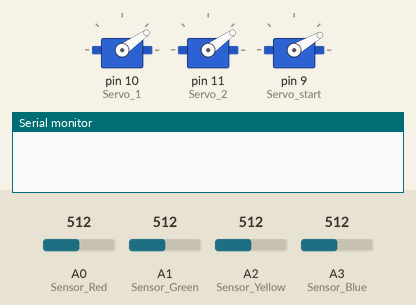
The sketch below on a simulated Arduino Uno, built with avr-gcc and run on an emulated ATmega328P. Shown: 3 × servo, the last lines printed to the serial monitor. The inputs (shaded band) are chosen by the test bench; at power-on: A0 (Sensor_Red) = 512, A1 (Sensor_Green) = 512, A2 (Sensor_Yellow) = 512, A3 (Sensor_Blue) = 512. At 9.7 s the program stops and its outputs stay as they are.

Above: at 1.3 s.
1.4 s: A0 (Sensor_Red) set to 546
At 3.17 s:
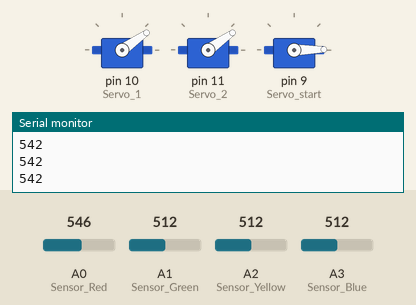
5.4 s: A0 (Sensor_Red) set to 575
At 9.06 s:
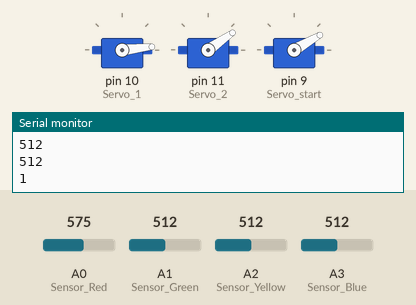
Timing chart, 0 to 11.1 s (numbered marks = the images above; inputs shaded):
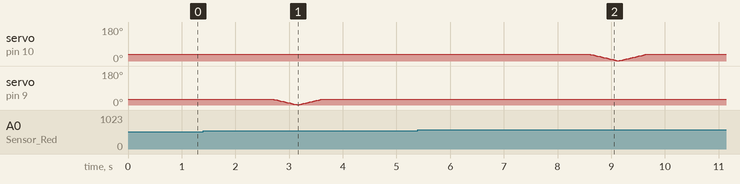

Measured:
- the behaviour switches between 562 and 563 on A0 (Sensor_Red) (found by bisection; images 1 and 2)

The sketch:

Press_Three_Attempt_Nic.ino
```cpp
#include <Servo.h>

Servo Servo_1;
Servo Servo_2;
Servo Servo_start;
int pos_1 = 0;
int pos_2 = 0;
int pos_start = 0;
int Press = 0;


const int Sensor_Red = 0;    //analog pin assignments
const int Sensor_Green = 1;
const int Sensor_Yellow = 2;
const int Sensor_Blue = 3;

int redsensor = 0;
int bluesensor = 0;
int greensensor = 0;
int yellowsensor = 0;

int Brightness_Red = 0;
int Brightness_Green = 0;
int Brightness_Yellow = 0;
int Brightness_Blue = 0;


int Red_Setpoint = 0;
int Green_Setpoint = 0;
int Yellow_Setpoint = 0;
int Blue_Setpoint = 0;


void setup()
{
  Serial.begin(9600);

  pinMode(Sensor_Red, INPUT);
  pinMode(Sensor_Green, INPUT);
  pinMode(Sensor_Yellow, INPUT);
  pinMode(Sensor_Blue, INPUT);

  Servo_1.attach(10);            //PWM pin assignments
  Servo_2.attach(11);
  Servo_start.attach(9);

  Servo_1.write(35);              //Servo Starting Angles
  Servo_2.write(35);
  Servo_start.write(30);
}

void loop()
{

  //Call the ReadSensors function and assign the averaged values to their correpsonding color to act as the setpoint
  ReadSensors();
  Red_Setpoint = redsensor;
  Serial.println(Red_Setpoint);
  Blue_Setpoint = bluesensor;
  Serial.println(Blue_Setpoint);
  Green_Setpoint = greensensor;
  Serial.println(Green_Setpoint);
  Yellow_Setpoint = yellowsensor;
  Serial.println(Yellow_Setpoint);
  ////////////////////////////////////////////////////////////////////////////////////////////////////////////////////

  delay(200);

   for(pos_start = 30; pos_start >= 1; pos_start -= 1)                                          //Press Center Button to start game
    {
      Servo_start.write(pos_start);
      delay(15);
    }
      Brightness_Red = analogRead(Sensor_Red);                                                  //Take all sensor readings
      Brightness_Green = analogRead(Sensor_Green);
      Brightness_Yellow = analogRead(Sensor_Yellow);
      Brightness_Blue = analogRead(Sensor_Blue);
    for(pos_start = 1; pos_start <= 30; pos_start += 1)                                         //Release Start Button
    {
      Servo_start.write(pos_start);
      delay(15);
    }

  Compare_Brightness(pos_1, pos_2);                                                             //Go to Function Compare_Brightness_1 to determine which color is lit and which button to press

  delay(725);                                                                                   //Delay a certain amount of time to wait for 2nd color to illuminate
  Press = 0;
  Brightness_Red = analogRead(Sensor_Red);                                                      //Read 2nd color
  Brightness_Green = analogRead(Sensor_Green);
  Brightness_Yellow = analogRead(Sensor_Yellow);
  Brightness_Blue = analogRead(Sensor_Blue);
  Compare_Brightness(pos_1, pos_2);                                                             //Go to Function Compare_Brightness_2 to determine which color is lit and which button to press

  delay(1260);                                                                                  //Delay a certain amount of time to wait for 3rd color to illuminate
  Press = 0;
  Brightness_Red = analogRead(Sensor_Red);                                                      //Read 3rd color
  Brightness_Green = analogRead(Sensor_Green);
  Brightness_Yellow = analogRead(Sensor_Yellow);
  Brightness_Blue = analogRead(Sensor_Blue);
  Compare_Brightness(pos_1, pos_2);                                                             //Go to Function Compare_Brightness_3 to determine which color is lit and which button to press


  while(1) {}                                                                                   //Continuous loop (My way of ending the program)

}


/*********************************************************/
/**********************FUNCTIONS**************************/
/*********************************************************/

int Compare_Brightness(int pos_1, int pos_2)                                                    //Determine which color is the 1st illuminated
{
  Serial.println(Brightness_Red);
  if (Brightness_Red > Red_Setpoint)                                                            //If Red sensor shows brightness > Red Setpoint, Store Value of 1 in variable Press_1
  {
    Press = 1;
  }
  /*******************************************************/

  Serial.println(Brightness_Green);
  if (Brightness_Green > Green_Setpoint)                                                        //If Green sensor shows brightness > Green Setpoint, Store Value of 2 in variable Press_1
  {
    Press = 2;
  }
  /*******************************************************/

 Serial.println(Brightness_Yellow);
  if (Brightness_Yellow >Yellow_Setpoint)                                                       //If Yellow sensor shows brightness > Yellow Setpoint, Store Value of 3 in variable Press_1
  {
    Press = 3;
  }
  /******************************************************/

  Serial.println(Brightness_Blue);
  if (Brightness_Blue > Blue_Setpoint)                                                          //If Blue sensor shows brightness > Blue Setpoint, Store Value of 4 in variable Press_1
  {
    Press = 4;
  }
  Serial.println(Press);
  /********************************************************/
  delay(1000);
  if (Press == 1)                                                                               //If Press_1 = 1, Red is on
  {
    for(pos_1 = 35; pos_1 >=1 ; pos_1 -= 1)                                                     //Press Red
    {
      Servo_1.write(pos_1);
      delay(15);
    }
    for(pos_1 = 1; pos_1 <= 35; pos_1 += 1)
    {
      Servo_1.write(pos_1);
      delay(15);
    }
  }

  if (Press == 2)                                                                               //If Press_1 = 2, Green is on
  {
    for(pos_1 = 35; pos_1 <= 70; pos_1 += 1)                                                    //Press Green
    {
      Servo_1.write(pos_1);
      delay(15);
    }
    for(pos_1 = 70; pos_1 >= 35; pos_1 -= 1)
    {
      Servo_1.write(pos_1);
      delay(15);
    }
  }

  if (Press == 3)                                                                               //If Press_1 = 3, Yellow is on
  {
    for(pos_2 = 35; pos_2 >= 1; pos_2 -= 1)                                                     //Press Yellow
    {
      Servo_2.write(pos_2);
      delay(15);
    }
    for(pos_2 = 1; pos_2 <= 35; pos_2 += 1)
    {
      Servo_2.write(pos_2);
      delay(15);
    }
  }
  if (Press == 4)                                                                               //If Press_1 = 4, Blue is on
  {
    for(pos_2 = 35; pos_2 <= 70; pos_2 += 1)                                                    //Press Blue
    {
      Servo_2.write(pos_2);
      delay(15);
    }
    for(pos_2 = 70; pos_2 >= 35; pos_2 -= 1)
    {
      Servo_2.write(pos_2);
      delay(15);
    }
  }
}


// This function reads the sensors 5 times, averages each one of them and returns their result with a buffer of 30 to account for error
int ReadSensors(){
  int i;

  for (i=0; i < 5; i++){
    redsensor = redsensor + analogRead(Sensor_Red);
    bluesensor = bluesensor + analogRead(Sensor_Blue);
    greensensor = greensensor + analogRead(Sensor_Green);
    yellowsensor = yellowsensor + analogRead(Sensor_Yellow);
    delay(500);                                                                                 //Increased delay to account for flash photography
  }

  redsensor = redsensor/5 + 30;
  bluesensor = bluesensor/5 + 30;
  greensensor = greensensor/5 + 30;
  yellowsensor = yellowsensor/5 + 30;
}
```
